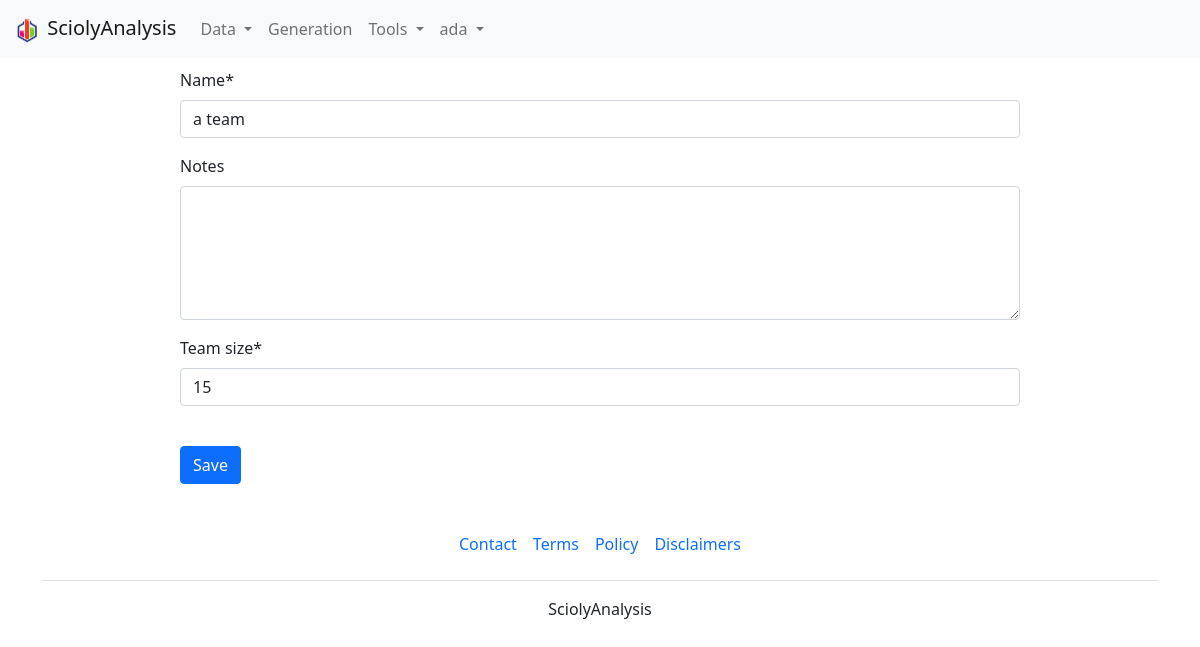
Page /generation/generated-team-edit/39/ (signed in) on the earlier database version.
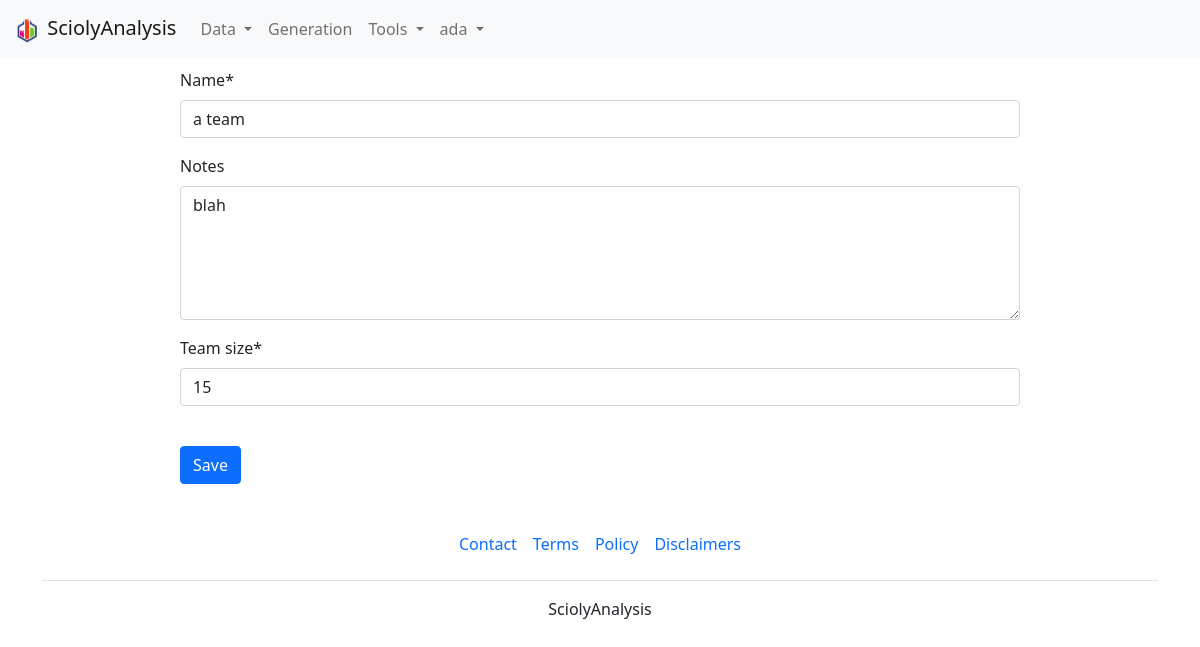
Same page on the later database version.
### generation/models.py (models this page shows)
class GeneratedTeam(models.Model):
    name = models.CharField(max_length=200)
    notes = models.CharField(max_length=500, blank=True)
    generated_competition_settings = models.ForeignKey(GeneratedCompetitionSettings, on_delete=models.CASCADE)
    date = models.DateTimeField(auto_now_add=True,auto_now=False)
    team_size = models.PositiveIntegerField()
    class Meta:
        ordering = ["date"]

### generation/views.py (the view, shortened to what this page needs)
# urls.py: path('generated-team-edit/<str:pk>/', views.generatedTeamEditView, name="generatedTeamEditView"),
@login_required
def generatedTeamEditView(request, pk):
    generated_team = get_object_or_404(GeneratedTeam, id=pk)
    if generated_team.generated_competition_settings.user.id == request.user.id:
        form = TeamForm(request.POST or None, instance=generated_team)
        context={
            "form":form,
        }
        return render(request, "generation/team_edit.html", context)
    raise Http404

### generation/forms.py (shortened to what this page needs)
class TeamForm(ModelForm):
    class Meta:
        model=GeneratedTeam
        fields = [
            "name",
            "notes",
            "team_size",
        ]
        widgets = {
            'notes': forms.Textarea(attrs={'cols': 20, 'rows': 5}),
        }
    def __init__(self, *args, **kwargs):
        super().__init__(*args, **kwargs)

### generation/templates/generation/team_edit.html (shortened to what this page needs)
{% extends 'main.html' %}
{% load crispy_forms_tags %}
    {% block bodycontent %}
        <div class="formblock">
            <form method="POST" id="general_team_settings">
                {{ form|crispy}}
            </form>
            <br>
            <input type="submit" value="Save" class="btn btn-primary" form="general_team_settings">
        </div>
    {% endblock %}

Differences in the rows shown:
changed GeneratedTeam "a team": notes (not shown) → "blah"
